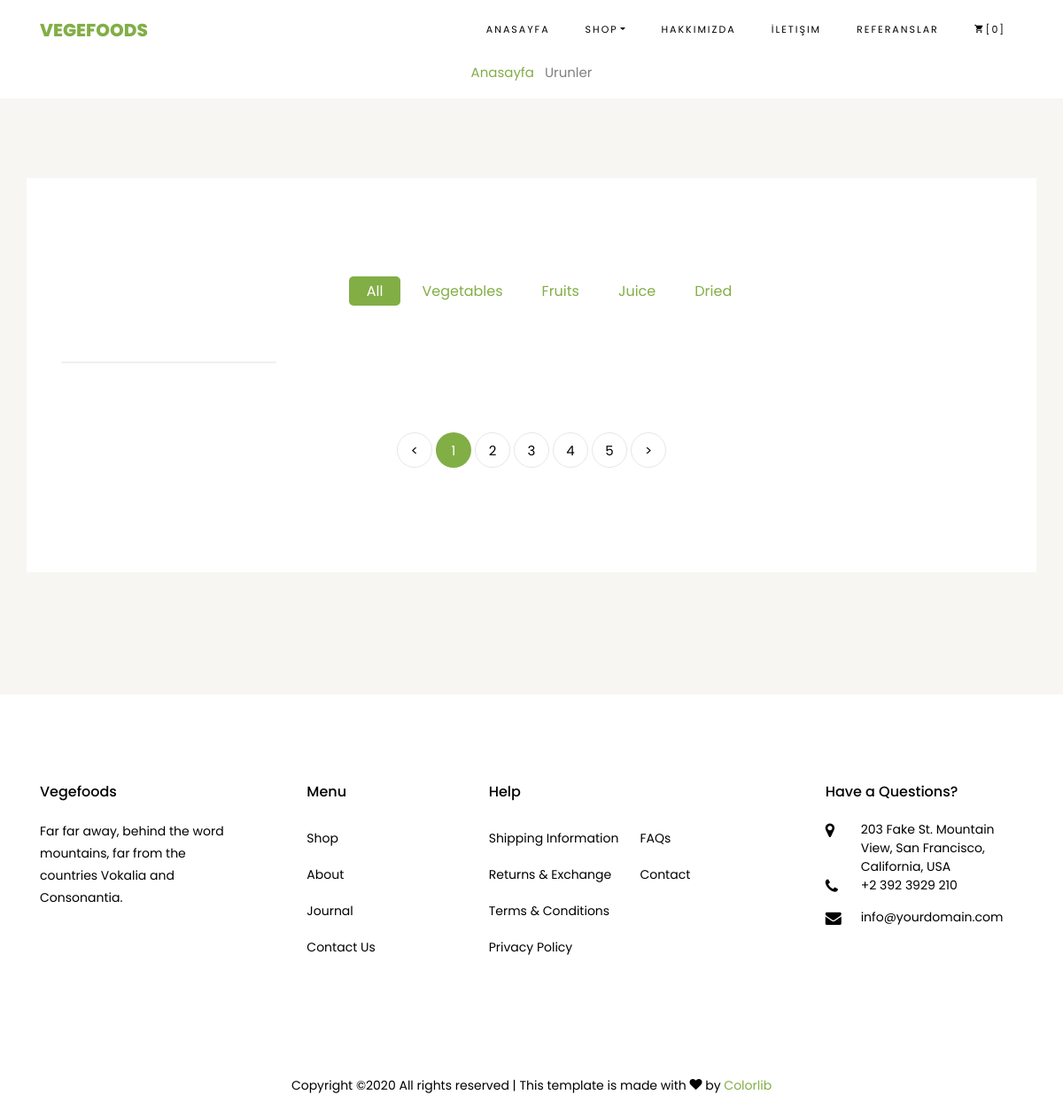
Page /category/7/salad/ on the earlier database version.
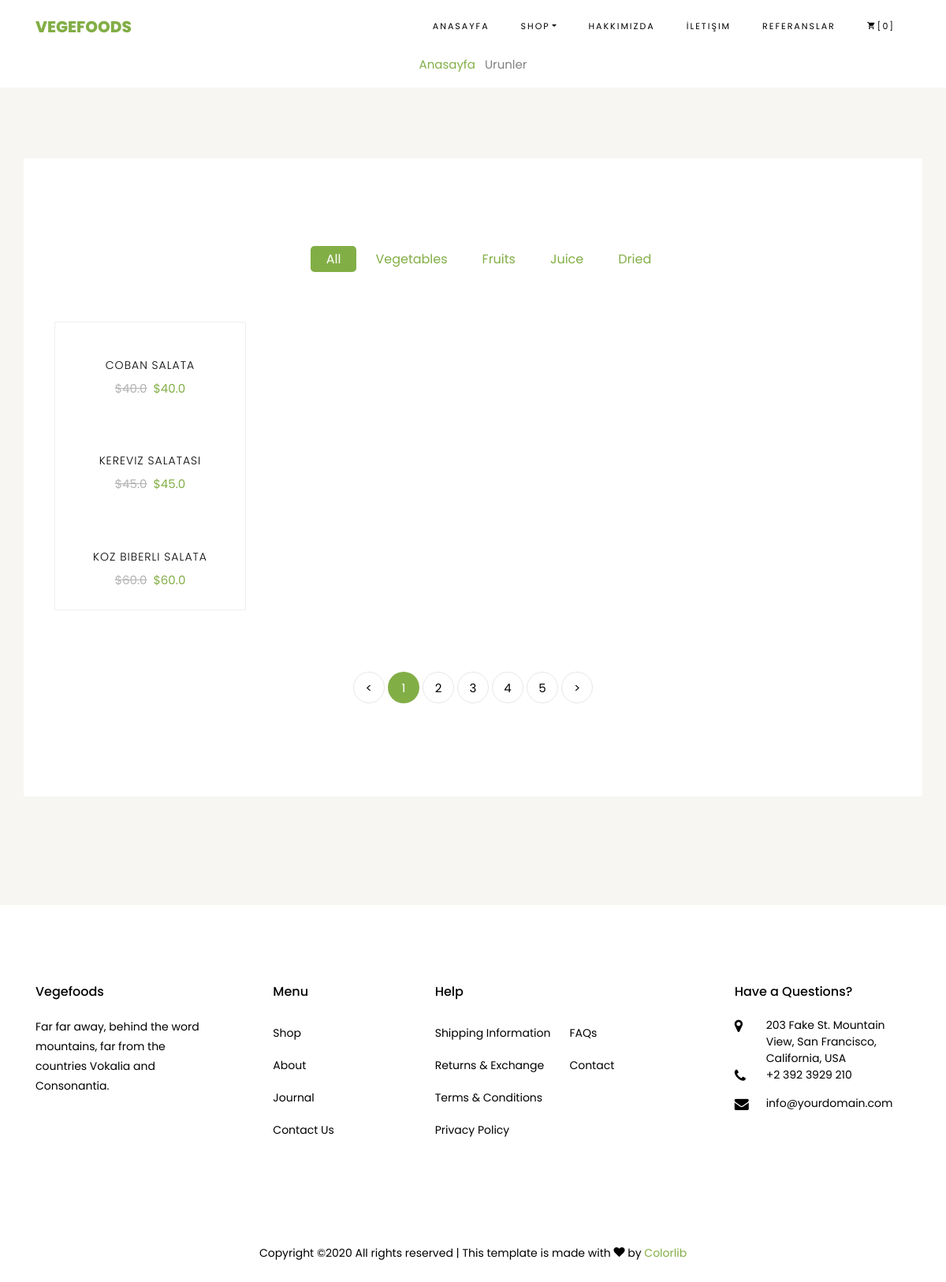
Same page on the later database version.
### product/models.py (models this page shows, shortened)
class Product(models.Model):
   STATUS = (
      ('True', 'Evet'),
      ('False', 'Hayir'),
   )
   category= models.ForeignKey(Category, on_delete=models.CASCADE)
   title = models.CharField(max_length=150)
   keywords = models.CharField(max_length=255)
   description = models.CharField(max_length=255)
   image = models.ImageField(blank=True, upload_to='images/')
   price = models.FloatField()
   amount = models. IntegerField()
   detail =RichTextUploadingField()
   slug = models.SlugField(blank=True, max_length=150)
   status = models.CharField(max_length=10,choices=STATUS)
   create_at = models.DateTimeField (auto_now_add=True)
   update_at = models.DateTimeField (auto_now=True)
   def image_tag(self):
      return mark_safe('<img src="{}" height="50"/>'.format(self.image.url))
   image_tag.short_description = 'Image'

### home/views.py (the view)
# urls.py: path('category/<int:id>/<slug:slug>/', views.category_products, name='category_products'),
def category_products(request, id, slug):
    category = Category.objects.all()
    categorydata = Category.objects.get(pk=id)
    products = Product.objects.filter(category_id=id)
    context = {'products': products,
               'category': category,
               'categorydata': categorydata
               }
    return render(request, 'products.html', context)

### home/templates/products.html (shortened to what this page needs)
{% extends 'homebase.html' %}
{% load static %}
{% block content %}
<!DOCTYPE html>
<html lang="en">
<head>
	<link rel="stylesheet" href="css/open-iconic-bootstrap.min.css">
	<link rel="stylesheet" href="css/animate.css">
	<link rel="stylesheet" href="css/owl.carousel.min.css">
	<link rel="stylesheet" href="css/owl.theme.default.min.css">
	<link rel="stylesheet" href="css/magnific-popup.css">
	<link rel="stylesheet" href="css/aos.css">
	<link rel="stylesheet" href="css/ionicons.min.css">
	<link rel="stylesheet" href="css/bootstrap-datepicker.css">
	<link rel="stylesheet" href="css/jquery.timepicker.css">
	<link rel="stylesheet" href="css/flaticon.css">
	<link rel="stylesheet" href="css/icomoon.css">
	<link rel="stylesheet" href="css/style.css">
</head>
<body class="goto-here">
<div >
	<div class="container">
		<div class="row no-gutters slider-text align-items-center justify-content-center">
			<div class="col-md-9 ftco-animate text-center">
				<p class="breadcrumbs"><span class="mr-2"><a href="/">Anasayfa</a></span> <span>Urunler</span></p>
			</div>
		</div>
	</div>
</div>
<section class="ftco-section contact-section bg-light">
	<div class="container">
		<div class="row d-flex mb-5 contact-info">
			<div class="info bg-white p-4">
				<section class="ftco-section">
					<div class="container">
						<div class="row justify-content-center">
							<div class="col-md-10 mb-5 text-center">
								<ul class="product-category">
									<li><a href="#" class="active">All</a></li>
									<li><a href="#">Vegetables</a></li>
									<li><a href="#">Fruits</a></li>
									<li><a href="#">Juice</a></li>
									<li><a href="#">Dried</a></li>
								</ul>
							</div>
						</div>
						<div class="row">
							<div class="col-md-6 col-lg-3 ftco-animate">
								<div class="product">
									{% for rs in products %}
									<a href="/product/{{ rs.id }}/{{ rs.slug }}" class="img-prod"><img class="img-fluid" src="{{ rs.image.url }}" alt="Colorlib Template">
									</a>
									<div class="text py-3 pb-4 px-3 text-center">
										<h3><a href="/product/{{ rs.id }}/{{ rs.slug }}">{{ rs.title }}</a></h3>
										<div class="d-flex">
											<div class="pricing">
												<p class="price"><span class="mr-2 price-dc">${{ rs.price }}</span><span class="price-sale">${{ rs.price }}</span></p>
											</div>
										</div>
									</div>
									{% endfor %}
								</div>
							</div>
						</div>
					</div>
					<div class="row mt-5">
						<div class="col text-center">
							<div class="block-27">
								<ul>
									<li><a href="#">&lt;</a></li>
									<li class="active"><span>1</span></li>
									<li><a href="#">2</a></li>
									<li><a href="#">3</a></li>
									<li><a href="#">4</a></li>
									<li><a href="#">5</a></li>
									<li><a href="#">&gt;</a></li>
								</ul>
							</div>
						</div>
					</div>
			</div>
		</div>
	</div>
</section>
</body>
</html>
{% endblock %}

### home/templates/homebase.html (shortened to what this page needs)
<!DOCTYPE html>
<html lang="en">
{% load static %}
<head>
   <link rel="stylesheet" href="{% static 'css/open-iconic-bootstrap.min.css'%}" />
   <link rel="stylesheet" href="{% static 'css/animate.css'%}" />
   <link rel="stylesheet" href="{% static 'css/owl.carousel.min.css'%}" />
   <link rel="stylesheet" href="{% static 'css/owl.theme.default.min.css'%}" />
   <link rel="stylesheet" href="{% static 'css/magnific-popup.css'%}" />
   <link rel="stylesheet" href="{% static 'css/aos.css'%}" />
   <link rel="stylesheet" href="{% static 'css/ionicons.min.css'%}" />
   <link rel="stylesheet" href="{% static 'css/bootstrap-datepicker.css'%}" />
   <link rel="stylesheet" href="{% static 'css/jquery.timepicker.css'%}" />
   <link rel="stylesheet" href="{% static 'css/flaticon.css'%}" />
   <link rel="stylesheet" href="{% static 'css/icomoon.css'%}" />
   <link rel="stylesheet" href="{% static 'css/style.css'%}" />
<body>
{% include 'header.html' %}
{% block content %} {% endblock %}
{% include 'footer.html'%}
</body>
</html>

### home/templates/header.html (shortened to what this page needs)
{% load static %}
<nav class="navbar navbar-expand-lg navbar-dark ftco_navbar bg-dark ftco-navbar-light" id="ftco-navbar">
	<div class="container">
		<a class="navbar-brand" href="index.html">Vegefoods</a>
		<div class="collapse navbar-collapse" id="ftco-nav">
			<ul class="navbar-nav ml-auto">
				<li class="nav-item active"><a href="/" class="nav-link">Anasayfa</a></li>
				<li class="nav-item dropdown">
					<a class="nav-link dropdown-toggle" href="#" id="dropdown04" data-toggle="dropdown" aria-haspopup="true" aria-expanded="false">Shop</a>
				</li>
				<li class="nav-item"><a href="/hakkimizda" class="nav-link">Hakkımızda</a></li>
				<li class="nav-item"><a href="/iletisim" class="nav-link">İletişim</a></li>
				<li class="nav-item"><a href="/referanslar" class="nav-link">Referanslar</a></li>
				<li class="nav-item cta cta-colored"><a href="cart.html" class="nav-link"><span class="icon-shopping_cart"></span>[0]</a></li>
			</ul>
		</div>
	</div>
</nav>

### home/templates/footer.html (shortened to what this page needs)
 {% load static %}
<footer class="ftco-footer ftco-section">
      <div class="container">
        <div class="row mb-5">
          <div class="col-md">
            <div class="ftco-footer-widget mb-4">
              <h2 class="ftco-heading-2">Vegefoods</h2>
              <p>Far far away, behind the word mountains, far from the countries Vokalia and Consonantia.</p>
              <ul class="ftco-footer-social list-unstyled float-md-left float-lft mt-5">
              </ul>
            </div>
          </div>
          <div class="col-md">
            <div class="ftco-footer-widget mb-4 ml-md-5">
              <h2 class="ftco-heading-2">Menu</h2>
              <ul class="list-unstyled">
                <li><a href="#" class="py-2 d-block">Shop</a></li>
                <li><a href="#" class="py-2 d-block">About</a></li>
                <li><a href="#" class="py-2 d-block">Journal</a></li>
                <li><a href="#" class="py-2 d-block">Contact Us</a></li>
              </ul>
            </div>
          </div>
          <div class="col-md-4">
             <div class="ftco-footer-widget mb-4">
              <h2 class="ftco-heading-2">Help</h2>
              <div class="d-flex">
	              <ul class="list-unstyled mr-l-5 pr-l-3 mr-4">
	                <li><a href="#" class="py-2 d-block">Shipping Information</a></li>
	                <li><a href="#" class="py-2 d-block">Returns &amp; Exchange</a></li>
	                <li><a href="#" class="py-2 d-block">Terms &amp; Conditions</a></li>
	                <li><a href="#" class="py-2 d-block">Privacy Policy</a></li>
	              </ul>
	              <ul class="list-unstyled">
	                <li><a href="#" class="py-2 d-block">FAQs</a></li>
	                <li><a href="#" class="py-2 d-block">Contact</a></li>
	              </ul>
	            </div>
            </div>
          </div>
          <div class="col-md">
            <div class="ftco-footer-widget mb-4">
            	<h2 class="ftco-heading-2">Have a Questions?</h2>
            	<div class="block-23 mb-3">
	              <ul>
	                <li><span class="icon icon-map-marker"></span><span class="text">203 Fake St. Mountain View, San Francisco, California, USA</span></li>
	                <li><a href="#"><span class="icon icon-phone"></span><span class="text">+2 392 3929 210</span></a></li>
	                <li><a href="#"><span class="icon icon-envelope"></span><span class="text">info@yourdomain.com</span></a></li>
	              </ul>
	            </div>
            </div>
          </div>
        </div>
        <div class="row">
          <div class="col-md-12 text-center">
            <p>
						  Copyright &copy;<script>document.write(new Date().getFullYear());</script> All rights reserved | This template is made with <i class="icon-heart color-danger" aria-hidden="true"></i> by <a href="https://colorlib.com" target="_blank">Colorlib</a>
						</p>
          </div>
        </div>
      </div>
    </footer>

### home/static/css/icomoon.css (style rules this page uses)
[class^="icon-"], [class*=" icon-"] { font-family: 'icomoon' !important; speak: none; font-style: normal; font-weight: normal; font-variant: normal; text-transform: none; line-height: 1; -webkit-font-smoothing: antialiased; -moz-osx-font-smoothing: grayscale; }
.icon-heart:before { content: "\f004"; }
.icon-map-marker:before { content: "\f041"; }
.icon-phone:before { content: "\f095"; }
.icon-envelope:before { content: "\f0e0"; }
.icon-shopping_cart:before { content: "\e8cc"; }

### TEMPS/css/icomoon.css (style rules this page uses)
[class^="icon-"], [class*=" icon-"] { font-family: 'icomoon' !important; speak: none; font-style: normal; font-weight: normal; font-variant: normal; text-transform: none; line-height: 1; -webkit-font-smoothing: antialiased; -moz-osx-font-smoothing: grayscale; }
.icon-heart:before { content: "\f004"; }
.icon-map-marker:before { content: "\f041"; }
.icon-phone:before { content: "\f095"; }
.icon-envelope:before { content: "\f0e0"; }

Differences in the rows shown:
added Product: title "COBAN SALATA", price "40.0"
added Product: title "KEREVIZ SALATASI", price "45.0"
added Product: title "KOZ BIBERLI SALATA", price "60.0"
